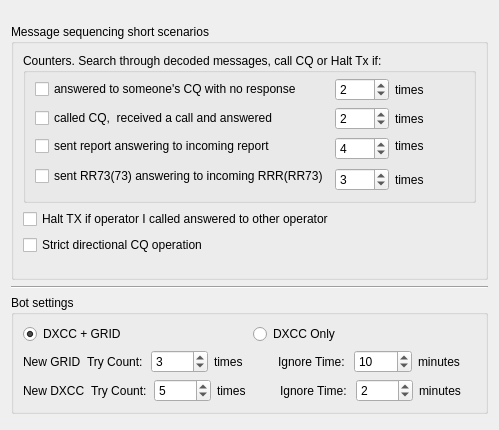
     <widget class="QWidget" name="sequencing_tab">
      <attribute name="title">
       <string>Sequencing</string>
      </attribute>
      <layout class="QGridLayout" name="gridLayout_41">
       <item row="0" column="0">
        <layout class="QVBoxLayout" name="verticalLayout_18">
         <item>
          <spacer name="verticalSpacer_15">
           <property name="orientation">
            <enum>Qt::Vertical</enum>
           </property>
           <property name="sizeType">
            <enum>QSizePolicy::Preferred</enum>
           </property>
           <property name="sizeHint" stdset="0">
            <size>
             <width>13</width>
             <height>13</height>
            </size>
           </property>
          </spacer>
         </item>
         <item>
          <widget class="QGroupBox" name="groupBox_9">
           <property name="title">
            <string>Message sequencing short scenarios</string>
           </property>
           <layout class="QGridLayout" name="gridLayout_40">
            <item row="0" column="0">
             <layout class="QVBoxLayout" name="verticalLayout_15">
              <item>
               <widget class="QGroupBox" name="groupBox_11">
                <property name="toolTip">
                 <string>&lt;html&gt;&lt;head/&gt;&lt;body&gt;&lt;p&gt;AutoSeq 1..3: call CQ when counter is reached. AutoSeq 6/7: search through decoded messages for any valid 'CQ' or '73' message, call CQ if there no such messages found. Halt Tx if Single Shot QSO option is enabled in AutoSeq tab.&lt;/p&gt;&lt;/body&gt;&lt;/html&gt;</string>
                </property>
                <property name="title">
                 <string>Counters. Search through decoded messages, call CQ or Halt Tx if:</string>
                </property>
                <layout class="QGridLayout" name="gridLayout_36">
                 <property name="topMargin">
                  <number>5</number>
                 </property>
                 <item row="0" column="0">
                  <layout class="QHBoxLayout" name="horizontalLayout_37">
                   <item>
                    <layout class="QGridLayout" name="gridLayout_34">
                     <item row="0" column="1">
                      <widget class="QSpinBox" name="sbAnswerCQCounter">
                       <property name="enabled">
                        <bool>true</bool>
                       </property>
                       <property name="minimum">
                        <number>1</number>
                       </property>
                       <property name="maximum">
                        <number>1000</number>
                       </property>
                       <property name="value">
                        <number>2</number>
                       </property>
                      </widget>
                     </item>
                     <item row="0" column="2">
                      <widget class="QLabel" name="label_23">
                       <property name="enabled">
                        <bool>true</bool>
                       </property>
                       <property name="text">
                        <string>times</string>
                       </property>
                      </widget>
                     </item>
                     <item row="1" column="0">
                      <widget class="QCheckBox" name="answerInCallCount_checkBox">
                       <property name="enabled">
                        <bool>true</bool>
                       </property>
                       <property name="toolTip">
                        <string/>
                       </property>
                       <property name="text">
                        <string>called CQ,  received a call and answered</string>
                       </property>
                      </widget>
                     </item>
                     <item row="1" column="1">
                      <widget class="QSpinBox" name="sbAnswerInCallCounter">
                       <property name="enabled">
                        <bool>true</bool>
                       </property>
                       <property name="minimum">
                        <number>1</number>
                       </property>
                       <property name="maximum">
                        <number>1000</number>
                       </property>
                       <property name="value">
                        <number>2</number>
                       </property>
                      </widget>
                     </item>
                     <item row="1" column="2">
                      <widget class="QLabel" name="label_26">
                       <property name="enabled">
                        <bool>true</bool>
                       </property>
                       <property name="text">
                        <string>times</string>
                       </property>
                      </widget>
                     </item>
                     <item row="2" column="1" rowspan="2">
                      <widget class="QSpinBox" name="sbSentRReportCounter">
                       <property name="enabled">
                        <bool>true</bool>
                       </property>
                       <property name="minimum">
                        <number>1</number>
                       </property>
                       <property name="maximum">
                        <number>1000</number>
                       </property>
                       <property name="value">
                        <number>4</number>
                       </property>
                      </widget>
                     </item>
                     <item row="2" column="2">
                      <widget class="QLabel" name="label_27">
                       <property name="enabled">
                        <bool>true</bool>
                       </property>
                       <property name="text">
                        <string>times</string>
                       </property>
                      </widget>
                     </item>
                     <item row="3" column="0" rowspan="2">
                      <widget class="QCheckBox" name="sentRR7373Count_checkBox">
                       <property name="enabled">
                        <bool>true</bool>
                       </property>
                       <property name="text">
                        <string>sent RR73(73) answering to incoming RRR(RR73)</string>
                       </property>
                      </widget>
                     </item>
                     <item row="4" column="1">
                      <widget class="QSpinBox" name="sbSentRR7373Counter">
                       <property name="enabled">
                        <bool>true</bool>
                       </property>
                       <property name="minimum">
                        <number>1</number>
                       </property>
                       <property name="maximum">
                        <number>1000</number>
                       </property>
                       <property name="value">
                        <number>3</number>
                       </property>
                      </widget>
                     </item>
                     <item row="4" column="2">
                      <widget class="QLabel" name="label_28">
                       <property name="enabled">
                        <bool>true</bool>
                       </property>
                       <property name="text">
                        <string>times</string>
                       </property>
                      </widget>
                     </item>
                     <item row="0" column="0">
                      <widget class="QCheckBox" name="answerCQCount_checkBox">
                       <property name="enabled">
                        <bool>true</bool>
                       </property>
                       <property name="toolTip">
                        <string/>
                       </property>
                       <property name="text">
                        <string>answered to someone's CQ with no response</string>
                       </property>
                      </widget>
                     </item>
                     <item row="2" column="0">
                      <widget class="QCheckBox" name="sentRReportCount_checkBox">
                       <property name="enabled">
                        <bool>true</bool>
                       </property>
                       <property name="toolTip">
                        <string/>
                       </property>
                       <property name="text">
                        <string>sent report answering to incoming report</string>
                       </property>
                      </widget>
                     </item>
                    </layout>
                   </item>
                   <item>
                    <spacer name="horizontalSpacer_30">
                     <property name="orientation">
                      <enum>Qt::Horizontal</enum>
                     </property>
                     <property name="sizeHint" stdset="0">
                      <size>
                       <width>40</width>
                       <height>20</height>
                      </size>
                     </property>
                    </spacer>
                   </item>
                  </layout>
                 </item>
                </layout>
               </widget>
              </item>
              <item>
               <layout class="QHBoxLayout" name="horizontalLayout_27">
                <item>
                 <layout class="QGridLayout" name="gridLayout_33">
                  <item row="4" column="0">
                   <widget class="QCheckBox" name="haltTxReplyOther_checkBox">
                    <property name="enabled">
                     <bool>true</bool>
                    </property>
                    <property name="toolTip">
                     <string>&lt;html&gt;&lt;head/&gt;&lt;body&gt;&lt;p&gt;This option is being used for non-overlapping spectra scenario. Tx will be halted if spectra have common frequencies with no respect to this setting.&lt;/p&gt;&lt;/body&gt;&lt;/html&gt;</string>
                    </property>
                    <property name="text">
                     <string>Halt TX if operator I called answered to other operator</string>
                    </property>
                   </widget>
                  </item>
                  <item row="5" column="0">
                   <widget class="QCheckBox" name="strictDirCQ_checkBox">
                    <property name="toolTip">
                     <string>&lt;html&gt;&lt;head/&gt;&lt;body&gt;&lt;p&gt;By default autoselection ignoring received/transmitted direction of CQ if there is a valid 'new DXCC' message decoded, either incoming call or selection from decoded CQ/73 messages. This option eliminates 'new DXCC' exception in autoselection for directional CQ processing.&lt;/p&gt;&lt;/body&gt;&lt;/html&gt;</string>
                    </property>
                    <property name="text">
                     <string>Strict directional CQ operation</string>
                    </property>
                   </widget>
                  </item>
                 </layout>
                </item>
                <item>
                 <spacer name="horizontalSpacer_17">
                  <property name="orientation">
                   <enum>Qt::Horizontal</enum>
                  </property>
                  <property name="sizeHint" stdset="0">
                   <size>
                    <width>13</width>
                    <height>20</height>
                   </size>
                  </property>
                 </spacer>
                </item>
               </layout>
              </item>
              <item>
               <spacer name="verticalSpacer_18">
                <property name="orientation">
                 <enum>Qt::Vertical</enum>
                </property>
                <property name="sizeHint" stdset="0">
                 <size>
                  <width>13</width>
                  <height>13</height>
                 </size>
                </property>
               </spacer>
              </item>
             </layout>
            </item>
           </layout>
          </widget>
         </item>
        </layout>
       </item>
       <item row="1" column="0">
        <widget class="Line" name="bot_setting_line">
         <property name="orientation">
          <enum>Qt::Horizontal</enum>
         </property>
        </widget>
       </item>
       <item row="2" column="0">
        <widget class="QGroupBox" name="bot_setting_group">
         <property name="title">
          <string>Bot settings</string>
         </property>
         <layout class="QGridLayout" name="bot_setting_gridLayout">
          <item row="0" column="0">
           <layout class="QHBoxLayout" name="bot_setting_target_horizontalLayout">
            <item>
             <widget class="QRadioButton" name="bot_setting_target_button_dxccgrid">
              <property name="text">
               <string>DXCC + GRID</string>
              </property>
              <property name="checked">
               <bool>true</bool>
              </property>
              <attribute name="buttonGroup">
               <string notr="true">bot_setting_target_button_group</string>
              </attribute>
             </widget>
            </item>
            <item>
             <widget class="QRadioButton" name="bot_setting_target_button_dxcconly">
              <property name="text">
               <string>DXCC Only</string>
              </property>
              <attribute name="buttonGroup">
               <string notr="true">bot_setting_target_button_group</string>
              </attribute>
             </widget>
            </item>
           </layout>
          </item>
          <item row="1" column="0">
           <layout class="QHBoxLayout" name="bot_setting_grid_horizontalLayout">
            <item>
             <widget class="QLabel" name="bot_setting_grid_label">
              <property name="text">
               <string>New GRID</string>
              </property>
             </widget>
            </item>
            <item>
             <widget class="QLabel" name="bot_setting_grid_trycount_label">
              <property name="text">
               <string>Try Count:</string>
              </property>
             </widget>
            </item>
            <item>
             <widget class="QSpinBox" name="bot_setting_grid_trycount_spin">
              <property name="enabled">
               <bool>true</bool>
              </property>
              <property name="minimum">
               <number>1</number>
              </property>
              <property name="maximum">
               <number>10</number>
              </property>
              <property name="value">
               <number>3</number>
              </property>
             </widget>
            </item>
            <item>
             <widget class="QLabel" name="bot_setting_grid_trycount_unit">
              <property name="enabled">
               <bool>true</bool>
              </property>
              <property name="text">
               <string>times</string>
              </property>
             </widget>
            </item>
            <item>
             <widget class="QLabel" name="bot_setting_grid_ignoretime_label">
              <property name="text">
               <string>Ignore Time: </string>
              </property>
             </widget>
            </item>
            <item>
             <widget class="QSpinBox" name="bot_setting_grid_ignoretime_spin">
              <property name="enabled">
               <bool>true</bool>
              </property>
              <property name="minimum">
               <number>1</number>
              </property>
              <property name="maximum">
               <number>60</number>
              </property>
              <property name="value">
               <number>10</number>
              </property>
             </widget>
            </item>
            <item>
             <widget class="QLabel" name="bot_setting_grid_ignoretime_unit">
              <property name="enabled">
               <bool>true</bool>
              </property>
              <property name="text">
               <string>minutes</string>
              </property>
             </widget>
            </item>
           </layout>
          </item>
          <item row="2" column="0">
           <layout class="QHBoxLayout" name="bot_setting_dxcc_horizontalLayout">
            <item>
             <widget class="QLabel" name="bot_setting_dxcc_label">
              <property name="text">
               <string>New DXCC</string>
              </property>
             </widget>
            </item>
            <item>
             <widget class="QLabel" name="bot_setting_dxcc_trycount_label">
              <property name="text">
               <string>Try Count:</string>
              </property>
             </widget>
            </item>
            <item>
             <widget class="QSpinBox" name="bot_setting_dxcc_trycount_spin">
              <property name="enabled">
               <bool>true</bool>
              </property>
              <property name="minimum">
               <number>1</number>
              </property>
              <property name="maximum">
               <number>10</number>
              </property>
              <property name="value">
               <number>5</number>
              </property>
             </widget>
            </item>
            <item>
             <widget class="QLabel" name="bot_setting_dxcc_trycount_unit">
              <property name="enabled">
               <bool>true</bool>
              </property>
              <property name="text">
               <string>times</string>
              </property>
             </widget>
            </item>
            <item>
             <widget class="QLabel" name="bot_setting_dxcc_ignoretime_label">
              <property name="text">
               <string>Ignore Time: </string>
              </property>
             </widget>
            </item>
            <item>
             <widget class="QSpinBox" name="bot_setting_dxcc_ignoretime_spin">
              <property name="enabled">
               <bool>true</bool>
              </property>
              <property name="minimum">
               <number>1</number>
              </property>
              <property name="maximum">
               <number>60</number>
              </property>
              <property name="value">
               <number>2</number>
              </property>
             </widget>
            </item>
            <item>
             <widget class="QLabel" name="bot_setting_dxcc_ignoretime_unit">
              <property name="enabled">
               <bool>true</bool>
              </property>
              <property name="text">
               <string>minutes</string>
              </property>
             </widget>
            </item>
           </layout>
          </item>
         </layout>
        </widget>
       </item>
       <item row="3" column="0">
        <spacer name="bot_setting_verticalSpacer">
         <property name="orientation">
          <enum>Qt::Vertical</enum>
         </property>
         <property name="sizeHint" stdset="0">
          <size>
           <width>20</width>
           <height>5</height>
          </size>
         </property>
        </spacer>
       </item>
      </layout>
     </widget>
